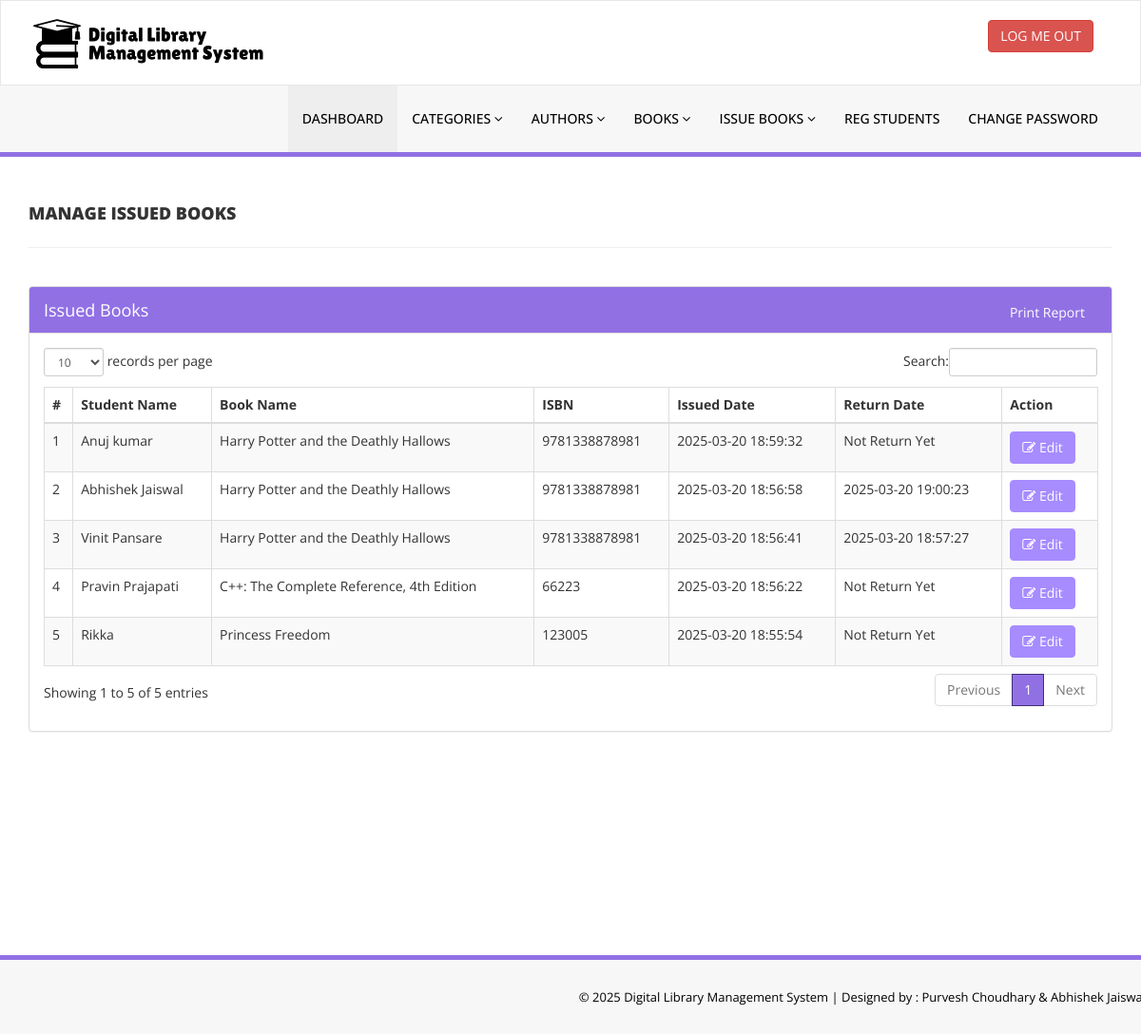
Screenshot of /admin/manage-issued-books.php (signed in) with the database file from the repository.
### tables this page shows
CREATE TABLE `tblissuedbookdetails` (
  `id` int(11) NOT NULL,
  `BookId` int(11) DEFAULT NULL,
  `StudentID` varchar(150) DEFAULT NULL,
  `IssuesDate` timestamp NULL DEFAULT current_timestamp(),
  `ReturnDate` timestamp NULL DEFAULT NULL ON UPDATE current_timestamp(),
  `ReturnStatus` int(1) DEFAULT NULL,
  `fine` int(11) DEFAULT NULL
);

CREATE TABLE `tblstudents` (
  `id` int(11) NOT NULL,
  `StudentId` varchar(100) DEFAULT NULL,
  `FullName` varchar(120) DEFAULT NULL,
  `EmailId` varchar(120) DEFAULT NULL,
  `ProfilePic` varchar(255) DEFAULT NULL,
  `MobileNumber` char(13) DEFAULT NULL,
  `Password` varchar(120) DEFAULT NULL,
  `Status` int(1) DEFAULT NULL,
  `RegDate` timestamp NULL DEFAULT current_timestamp(),
  `UpdationDate` timestamp NULL DEFAULT NULL ON UPDATE current_timestamp()
);

CREATE TABLE `tblbooks` (
  `id` int(11) NOT NULL,
  `BookName` varchar(255) DEFAULT NULL,
  `CatId` int(11) DEFAULT NULL,
  `AuthorId` int(11) DEFAULT NULL,
  `ISBNNumber` varchar(25) DEFAULT NULL,
  `BookPrice` decimal(10,2) DEFAULT NULL,
  `BookQuantity` int(11) NOT NULL DEFAULT 1,
  `BookAvailQuantity` int(11) NOT NULL DEFAULT 1,
  `bookImage` varchar(250) NOT NULL,
  `isIssued` int(1) DEFAULT NULL,
  `RegDate` timestamp NULL DEFAULT current_timestamp(),
  `UpdationDate` timestamp NULL DEFAULT NULL ON UPDATE current_timestamp()
);

### admin/manage-issued-books.php (the view, shortened to what this page needs)
<?php
include('includes/config.php');
if(strlen($_SESSION['alogin'])==0)
    {
header('location:index.php');
}
else{
    ?>
<!DOCTYPE html>
<html xmlns="http://www.w3.org/1999/xhtml">
<head>
    <link href="assets/css/bootstrap.css" rel="stylesheet" />
    <link href="assets/css/font-awesome.css" rel="stylesheet" />
    <link href="assets/js/dataTables/dataTables.bootstrap.css" rel="stylesheet" />
    <link href="assets/css/style.css" rel="stylesheet" />
</head>
<body>
<?php include('includes/header.php');?>
    <div class="content-wrapper">
         <div class="container">
        <div class="row pad-botm">
            <div class="col-md-12">
                <h4 class="header-line">Manage Issued Books</h4>
    </div>
     <div class="row">
</div>
        </div>
            <div class="row">
                <div class="col-md-12">
                    <div class="panel panel-default">
                        <div class="panel-heading">
                          Issued Books
                          <button class="btn btn-info" style="float:right" onclick="openColumnSelector()">Print Report</button>
                        </div>
                        <div class="panel-body">
                            <div class="table-responsive">
                                <table class="table table-striped table-bordered table-hover" id="dataTables-example">
                                    <thead>
                                        <tr>
                                            <th>#</th>
                                            <th>Student Name</th>
                                            <th>Book Name</th>
                                            <th>ISBN </th>
                                            <th>Issued Date</th>
                                            <th>Return Date</th>
                                            <th>Action</th>
                                        </tr>
                                    </thead>
                                    <tbody>
<?php $sql = "SELECT tblstudents.FullName,tblbooks.BookName,tblbooks.ISBNNumber,tblissuedbookdetails.IssuesDate,tblissuedbookdetails.ReturnDate,tblissuedbookdetails.id as rid from  tblissuedbookdetails join tblstudents on tblstudents.StudentId=tblissuedbookdetails.StudentId join tblbooks on tblbooks.id=tblissuedbookdetails.BookId order by tblissuedbookdetails.id desc";
$query = $dbh -> prepare($sql);
$query->execute();
$results=$query->fetchAll(PDO::FETCH_OBJ);
$cnt=1;
if($query->rowCount() > 0)
{
foreach($results as $result)
{               ?>
                                        <tr class="odd gradeX">
                                            <td class="center"><?php echo htmlentities($cnt);?></td>
                                            <td class="center"><?php echo htmlentities($result->FullName);?></td>
                                            <td class="center"><?php echo htmlentities($result->BookName);?></td>
                                            <td class="center"><?php echo htmlentities($result->ISBNNumber);?></td>
                                            <td class="center"><?php echo htmlentities($result->IssuesDate);?></td>
                                            <td class="center"><?php if($result->ReturnDate=="")
                                            {
                                                echo htmlentities("Not Return Yet");
                                            } else {
                                            echo htmlentities($result->ReturnDate);
}
                                            ?></td>
                                            <td class="center">
                                            <a href="update-issue-bookdeails.php?rid=<?php echo htmlentities($result->rid);?>"><button class="btn btn-primary"><i class="fa fa-edit "></i> Edit</button>
                                            </td>
                                        </tr>
 <?php $cnt=$cnt+1;}} ?>
                                    </tbody>
                                </table>
                            </div>
                        </div>
                    </div>
                </div>
            </div>
    </div>
    </div>
  <?php include('includes/footer.php');?>
</body>
</html>
<?php } ?>

### admin/assets/css/style.css (style rules this page uses)
.content-wrapper { margin-top: 40px; min-height:800px; padding-bottom:90px; }
.header-line { font-weight:900; padding-bottom:25px; border-bottom:1px solid #eeeeee; text-transform:uppercase; }
.pad-botm { padding-bottom:30px; }

### rows the page displays
tblissuedbookdetails: tblstudents.FullName "Anuj kumar", BookId.BookName "Harry Potter and the Deathly Hallows", BookId.ISBNNumber "9781338878981", IssuesDate "2025-03-20 18:59:32"
tblissuedbookdetails: tblstudents.FullName "Abhishek Jaiswal", BookId.BookName "Harry Potter and the Deathly Hallows", BookId.ISBNNumber "9781338878981", IssuesDate "2025-03-20 18:56:58", ReturnDate "2025-03-20 19:00:23"
tblissuedbookdetails: tblstudents.FullName "Vinit Pansare", BookId.BookName "Harry Potter and the Deathly Hallows", BookId.ISBNNumber "9781338878981", IssuesDate "2025-03-20 18:56:41", ReturnDate "2025-03-20 18:57:27"
tblissuedbookdetails: tblstudents.FullName "Pravin Prajapati", BookId.BookName "C++: The Complete Reference, 4th Edition", BookId.ISBNNumber "66223", IssuesDate "2025-03-20 18:56:22"
tblissuedbookdetails: tblstudents.FullName "Rikka", BookId.BookName "Princess Freedom", BookId.ISBNNumber "123005", IssuesDate "2025-03-20 18:55:54"
